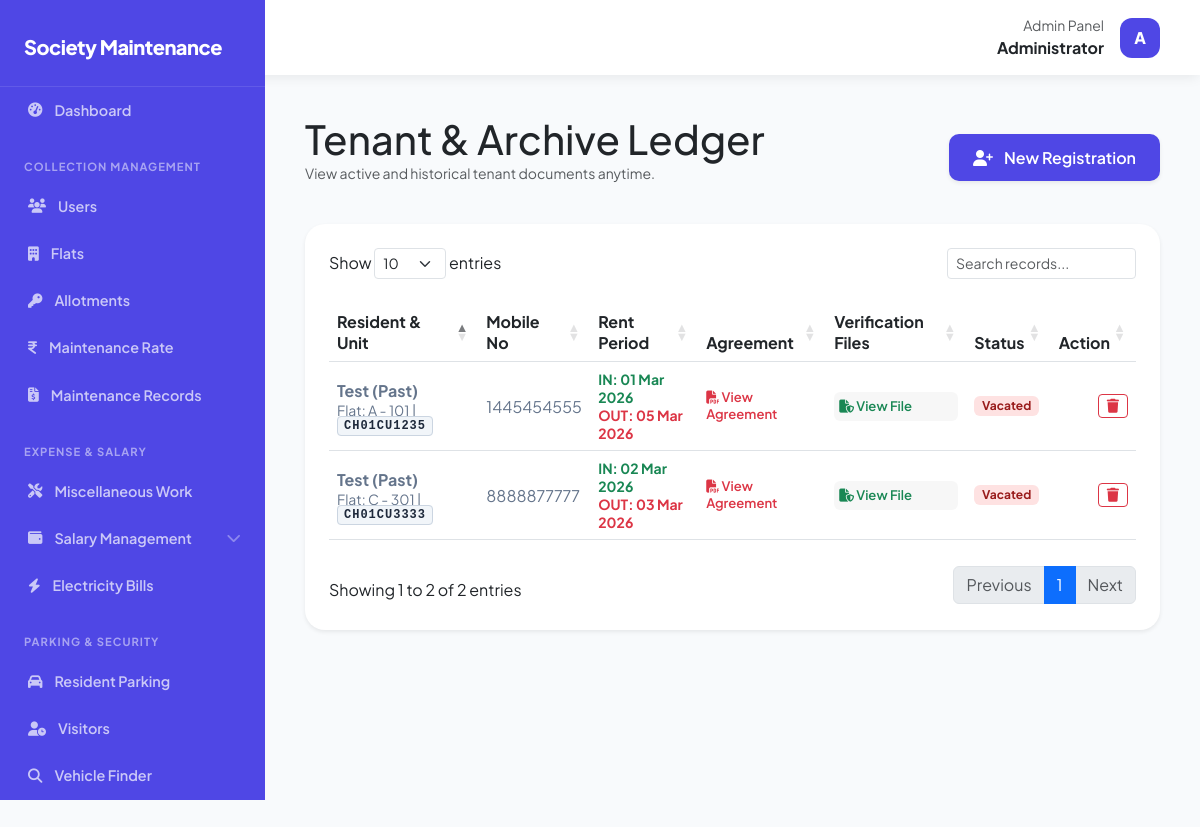
Screenshot of /public/tenants.php (signed in) with the database file from the repository.
### tables this page shows
CREATE TABLE `tenants` (
  `id` int NOT NULL,
  `flat_id` int NOT NULL,
  `tenant_name` varchar(150) NOT NULL,
  `mobile_no` varchar(15) NOT NULL,
  `vehicle_no` varchar(50) DEFAULT NULL,
  `move_in` date NOT NULL,
  `move_out` date DEFAULT NULL,
  `agreement_file` varchar(255) DEFAULT NULL,
  `police_files` text,
  `status` enum('active','vacated') DEFAULT 'active',
  `created_at` timestamp NULL DEFAULT CURRENT_TIMESTAMP
);

CREATE TABLE `flats` (
  `id` int UNSIGNED NOT NULL,
  `flat_number` varchar(255) NOT NULL,
  `floor` int NOT NULL,
  `block_number` varchar(10) NOT NULL,
  `flat_type` varchar(30) NOT NULL,
  `created_at` timestamp NOT NULL DEFAULT CURRENT_TIMESTAMP
);

### public/tenants.php (the view, shortened to what this page needs)
<?php
require_once __DIR__ . '/../core/config.php';
$role   = $_SESSION['user_role'] ?? null;
if ($role === 'admin') {
    $stmt = $pdo->query("
        SELECT t.*, f.flat_number, f.block_number
        FROM tenants t
        JOIN flats f ON t.flat_id = f.id
        ORDER BY t.move_in DESC
    ");
}
$tenants = $stmt->fetchAll(PDO::FETCH_ASSOC);
include __DIR__ . '/../resources/layout/header.php';
?>
<!DOCTYPE html>
<html lang="en">
<head>
    <link rel="stylesheet" href="https://cdnjs.cloudflare.com/ajax/libs/font-awesome/6.5.0/css/all.min.css">
    <link href="https://cdn.jsdelivr.net/npm/bootstrap@5.3.0/dist/css/bootstrap.min.css" rel="stylesheet">
    <link rel="stylesheet" href="https://cdn.datatables.net/1.13.6/css/dataTables.bootstrap5.min.css">
    <link rel="stylesheet" href="../assets/css/styles.css">
</head>
<body>
    <div class="main-wrapper">
        <main id="main-content">
            <div class="d-flex flex-column flex-md-row justify-content-between align-items-md-center mb-4">
                <div>
                    <h1 class="fw-800 m-0">Tenant & Archive Ledger</h1>
                    <p class="text-muted small">View active and historical tenant documents anytime.</p>
                </div>
                <?php if (isset($_SESSION['user_role']) && $_SESSION['user_role'] === 'admin'): ?>
                    <div class="sm-w-100 mt-3 mt-md-0">
                        <div class="d-flex flex-column flex-md-row gap-2">
                            <button type="button" class="btn btn-brand shadow-sm" data-bs-toggle="modal" data-bs-target="#addTenantModal">
                                <i class="fa-solid fa-user-plus me-2"></i> New Registration
                            </button>
                        </div>
                    </div>
                <?php endif; ?>
            </div>
            <div class="data-card shadow-sm border-0">
                <div class="table-responsive">
                    <table class="table table-hover datatable w-100 align-middle">
                        <thead>
                            <tr>
                                <th>Resident & Unit</th>
                                <th>Mobile No</th>
                                <th>Rent Period</th>
                                <th>Agreement</th>
                                <th>Verification Files</th>
                                <th>Status</th>
                                <?php if (isset($_SESSION['user_role']) && $_SESSION['user_role'] === 'admin'): ?>
                                    <th class="text-end">Action</th>
                                <?php endif; ?>
                            </tr>
                        </thead>
                        <tbody>
                            <?php foreach ($tenants as $t): ?>
                                <tr class="<?= $t['status'] === 'vacated' ? 'vacated-row' : '' ?>">
                                    <td>
                                        <span class="fw-bold d-block">
                                            <?= htmlspecialchars($t['tenant_name']) ?>
                                            <?= $t['status'] === 'vacated' ? '(Past)' : '' ?>
                                        </span>
                                        <small>
                                            Flat: <?= htmlspecialchars($t['block_number']) ?> -
                                            <?= htmlspecialchars($t['flat_number']) ?> |
                                            <?php if ($t['vehicle_no']): ?>
                                                <span class="vehicle-plate"><?= htmlspecialchars($t['vehicle_no']) ?></span>
                                            <?php endif; ?>
                                        </small>
                                    </td>
                                    <td>
                                        <?= htmlspecialchars($t['mobile_no']) ?>
                                    </td>
                                    <td>
                                        <div class="small fw-bold text-success">
                                            IN: <?= date("d M Y", strtotime($t['move_in'])) ?>
                                        </div>
                                        <div class="small <?= $t['move_out'] ? 'fw-bold text-danger' : 'text-muted' ?>">
                                            OUT: <?= $t['move_out'] ? date("d M Y", strtotime($t['move_out'])) : '--' ?>
                                        </div>
                                    </td>
                                    <td>
                                        <?php if ($t['agreement_file']): ?>
                                            <a href="uploads/agreements/<?= htmlspecialchars($t['agreement_file']) ?>"
                                                class="doc-link text-danger"
                                                target="_blank">
                                                <i class="fa fa-file-pdf"></i> View Agreement
                                            </a>
                                        <?php endif; ?>
                                    </td>
                                    <td>
                                        <div class="police-doc-list">
                                            <?php
                                            if ($t['police_files']) {
                                                $files = explode(",", $t['police_files']);
                                                foreach ($files as $file) {
                                                    echo '<a href="uploads/police/' . htmlspecialchars($file) . '"
                                                                class="doc-link text-success"
                                                                target="_blank">
                                                                <i class="fa fa-file-shield"></i> View File
                                                            </a>';
                                                }
                                            }
                                            ?>
                                        </div>
                                    </td>
                                    <td>
                                        <?php if ($t['status'] === 'active'): ?>
                                            <span class="badge badge-active">Active</span>
                                        <?php else: ?>
                                            <span class="badge badge-vacated">Vacated</span>
                                        <?php endif; ?>
                                    </td>
                                    <?php if (isset($_SESSION['user_role']) && $_SESSION['user_role'] === 'admin'): ?>
                                        <td class="text-end">
                                            <?php if ($t['status'] === 'active'): ?>
                                                <button
                                                    class="btn btn-sm btn-outline-danger vacateTenantBtn"
                                                    data-id="<?= $t['id'] ?>"
                                                    data-name="<?= htmlspecialchars($t['tenant_name']) ?>"
                                                    data-bs-toggle="modal"
                                                    data-bs-target="#vacateTenantModal">
                                                    Vacate
                                                </button>
                                            <?php else: ?>
                                                <button
                                                    class="btn btn-sm btn-outline-danger deleteTenantBtn"
                                                    data-id="<?= $t['id'] ?>"
                                                    data-bs-toggle="modal"
                                                    data-bs-target="#deleteTenantModal">
                                                    <i class="fa fa-trash"></i>
                                                </button>
                                            <?php endif; ?>
                                        </td>
                                    <?php endif; ?>
                                </tr>
                            <?php endforeach; ?>
                        </tbody>
                    </table>
                </div>
            </div>
        </main>
    </div>
</body>
</html>
<?php include __DIR__ . '/../resources/layout/footer.php'; ?>

### assets/css/styles.css (style rules this page uses)
:root { --brand-color: #4F47E5; --brand-hover: #3428b3; --bg-main: #f8fafc; --sidebar-width: 265px; --transition: all 0.3s cubic-bezier(0.4, 0, 0.2, 1); }
body { font-family: 'Plus Jakarta Sans', sans-serif; background-color: var(--bg-main); margin: 0; overflow-x: hidden; }
.main-wrapper { flex: 1; margin-left: var(--sidebar-width); transition: var(--transition); min-height: 100vh; }
#main-content { padding: 2.5rem; }
.data-card, .stat-card { background: #ffffff; border: 1px solid #e2e8f0; border-radius: 20px; padding: 1.5rem; margin-bottom: 1rem; }
.btn-brand { background-color: var(--brand-color); color: white; border-radius: 10px; font-weight: 600; padding: 0.6rem 1.5rem; border: none; transition: 0.2s; }
.vehicle-plate { font-family: monospace; font-size: 1.4rem; font-weight: 800; letter-spacing: 1px; color: #1e293b; }
.main-wrapper { flex: 1; margin-left: var(--sidebar-width); min-height: 100vh; }
.data-card { background: #fff; border: 1px solid #e2e8f0; border-radius: 20px; padding: 1.5rem; }
.btn-brand { color: #fff; border: none; padding: 0.7rem 1.5rem; border-radius: 10px; font-weight: 600; }

### public/tenants.php (style rules this page uses)
.doc-link { font-size: 0.82rem; color: var(--brand-color); text-decoration: none; font-weight: 600; display: block; margin-bottom: 2px; }
.vehicle-plate { font-family: monospace; background: #f1f5f9; padding: 2px 6px; border-radius: 4px; font-weight: 700; border: 1px solid #cbd5e1; font-size: 0.75rem; }
.vacated-row { background-color: #fff7ed !important; border-left: 4px solid #f97316; }
.vacated-row td { color: #64748b; }
.police-doc-list { max-height: 80px; overflow-y: auto; padding: 5px; background: rgba(0, 0, 0, 0.03); border-radius: 6px; }
.badge-vacated { background: #fee2e2; color: #991b1b; }

### rows the page displays
tenants: tenant_name "Test", status "(Past)", flat.block_number "C", flat.flat_number "301", vehicle_no "CH01CU3333", mobile_no "8888877777", move_in "02 Mar 2026", move_out "03 Mar 2026"
tenants: tenant_name "Test", status "(Past)", flat.block_number "A", flat.flat_number "101", vehicle_no "CH01CU1235", mobile_no "1445454555", move_in "01 Mar 2026", move_out "05 Mar 2026"

### other values shown
$initials "A"
